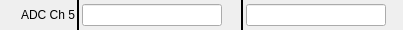
                       <widget class="QFrame" name="frame_20">
                        <property name="maximumSize">
                         <size>
                          <width>16777215</width>
                          <height>30</height>
                         </size>
                        </property>
                        <property name="frameShape">
                         <enum>QFrame::NoFrame</enum>
                        </property>
                        <property name="frameShadow">
                         <enum>QFrame::Raised</enum>
                        </property>
                        <layout class="QHBoxLayout" name="horizontalLayout_19">
                         <property name="spacing">
                          <number>2</number>
                         </property>
                         <property name="leftMargin">
                          <number>0</number>
                         </property>
                         <property name="topMargin">
                          <number>0</number>
                         </property>
                         <property name="rightMargin">
                          <number>0</number>
                         </property>
                         <property name="bottomMargin">
                          <number>0</number>
                         </property>
                         <item>
                          <layout class="QHBoxLayout" name="horizontalLayout_20">
                           <property name="spacing">
                            <number>2</number>
                           </property>
                           <item>
                            <widget class="QLabel" name="label_29">
                             <property name="minimumSize">
                              <size>
                               <width>75</width>
                               <height>0</height>
                              </size>
                             </property>
                             <property name="maximumSize">
                              <size>
                               <width>75</width>
                               <height>16777215</height>
                              </size>
                             </property>
                             <property name="text">
                              <string>ADC Ch 5</string>
                             </property>
                             <property name="alignment">
                              <set>Qt::AlignRight|Qt::AlignTrailing|Qt::AlignVCenter</set>
                             </property>
                            </widget>
                           </item>
                           <item>
                            <widget class="Line" name="line_40">
                             <property name="frameShadow">
                              <enum>QFrame::Plain</enum>
                             </property>
                             <property name="lineWidth">
                              <number>2</number>
                             </property>
                             <property name="orientation">
                              <enum>Qt::Vertical</enum>
                             </property>
                            </widget>
                           </item>
                           <item>
                            <widget class="PyDMLineEdit" name="PyDMLineEdit_5">
                             <property name="minimumSize">
                              <size>
                               <width>140</width>
                               <height>0</height>
                              </size>
                             </property>
                             <property name="maximumSize">
                              <size>
                               <width>140</width>
                               <height>16777215</height>
                              </size>
                             </property>
                             <property name="toolTip">
                              <string/>
                             </property>
                             <property name="text">
                              <string/>
                             </property>
                             <property name="alignment">
                              <set>Qt::AlignCenter</set>
                             </property>
                             <property name="showUnits" stdset="0">
                              <bool>true</bool>
                             </property>
                             <property name="precisionFromPV" stdset="0">
                              <bool>false</bool>
                             </property>
                             <property name="channel" stdset="0">
                              <string>ca://TPR:${LOCA}:${IOC_UNIT}:${INST}:TRG15_SYS0_TDES</string>
                             </property>
                            </widget>
                           </item>
                           <item>
                            <widget class="PyDMByteIndicator" name="PyDMByteIndicator_15">
                             <property name="minimumSize">
                              <size>
                               <width>15</width>
                               <height>15</height>
                              </size>
                             </property>
                             <property name="maximumSize">
                              <size>
                               <width>15</width>
                               <height>15</height>
                              </size>
                             </property>
                             <property name="toolTip">
                              <string/>
                             </property>
                             <property name="channel" stdset="0">
                              <string>ca://TPR:${LOCA}:${IOC_UNIT}:${INST}:TRG15_SYS0_TCTL</string>
                             </property>
                             <property name="showLabels" stdset="0">
                              <bool>false</bool>
                             </property>
                             <property name="labels" stdset="0">
                              <stringlist>
                               <string></string>
                              </stringlist>
                             </property>
                            </widget>
                           </item>
                           <item>
                            <widget class="Line" name="line_3">
                             <property name="frameShadow">
                              <enum>QFrame::Plain</enum>
                             </property>
                             <property name="lineWidth">
                              <number>2</number>
                             </property>
                             <property name="orientation">
                              <enum>Qt::Vertical</enum>
                             </property>
                            </widget>
                           </item>
                           <item>
                            <widget class="PyDMLineEdit" name="PyDMLineEdit_6">
                             <property name="minimumSize">
                              <size>
                               <width>140</width>
                               <height>0</height>
                              </size>
                             </property>
                             <property name="maximumSize">
                              <size>
                               <width>140</width>
                               <height>16777215</height>
                              </size>
                             </property>
                             <property name="toolTip">
                              <string/>
                             </property>
                             <property name="alignment">
                              <set>Qt::AlignCenter</set>
                             </property>
                             <property name="showUnits" stdset="0">
                              <bool>true</bool>
                             </property>
                             <property name="precisionFromPV" stdset="0">
                              <bool>false</bool>
                             </property>
                             <property name="channel" stdset="0">
                              <string>ca://TPR:${LOCA}:${IOC_UNIT}:${INST}:TRG15_SYS2_TDES</string>
                             </property>
                            </widget>
                           </item>
                           <item>
                            <widget class="PyDMByteIndicator" name="PyDMByteIndicator_16">
                             <property name="minimumSize">
                              <size>
                               <width>15</width>
                               <height>15</height>
                              </size>
                             </property>
                             <property name="maximumSize">
                              <size>
                               <width>15</width>
                               <height>15</height>
                              </size>
                             </property>
                             <property name="toolTip">
                              <string/>
                             </property>
                             <property name="channel" stdset="0">
                              <string>ca://TPR:${LOCA}:${IOC_UNIT}:${INST}:TRG15_SYS2_TCTL</string>
                             </property>
                             <property name="showLabels" stdset="0">
                              <bool>false</bool>
                             </property>
                             <property name="labels" stdset="0">
                              <stringlist>
                               <string></string>
                              </stringlist>
                             </property>
                            </widget>
                           </item>
                          </layout>
                         </item>
                        </layout>
                       </widget>
